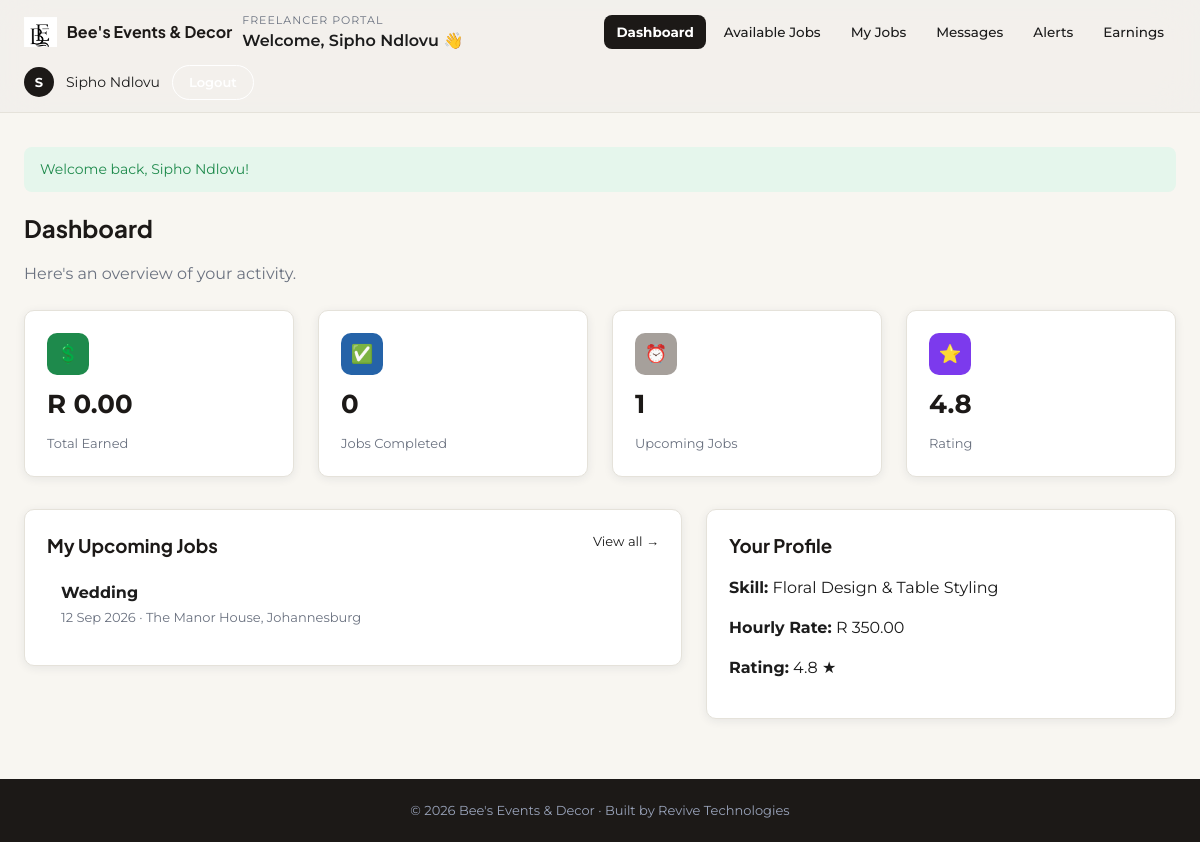
Page /freelancer/dashboard.php (signed in) on the committed database.
### tables this page shows
CREATE TABLE freelancers (
    freelancer_id   INT AUTO_INCREMENT PRIMARY KEY,
    user_id         INT NOT NULL,
    skill           VARCHAR(150) NOT NULL,           
    bio             TEXT,
    hourly_rate     DECIMAL(10,2) DEFAULT 0.00,
    rating          DECIMAL(3,2) DEFAULT 0.00,       
    portfolio_files TEXT DEFAULT NULL,               
    FOREIGN KEY (user_id) REFERENCES users(user_id) ON DELETE CASCADE
);

CREATE TABLE bookings (
    booking_id    INT AUTO_INCREMENT PRIMARY KEY,
    client_id     INT NOT NULL,
    freelancer_id INT DEFAULT NULL,                 
    event_type    VARCHAR(120) NOT NULL,            
    event_date    DATE NOT NULL,
    venue         VARCHAR(200) DEFAULT NULL,
    guest_count   INT DEFAULT NULL,
    notes         TEXT,
    status        ENUM('pending','quoted','confirmed','completed','cancelled') NOT NULL DEFAULT 'pending',
    created_at    DATETIME NOT NULL DEFAULT CURRENT_TIMESTAMP,
    FOREIGN KEY (client_id) REFERENCES users(user_id) ON DELETE CASCADE,
    FOREIGN KEY (freelancer_id) REFERENCES freelancers(freelancer_id) ON DELETE SET NULL
);

### includes/functions.php (called while the page is built, shortened)
<?php
function h($string) {
    return htmlspecialchars($string ?? '', ENT_QUOTES, 'UTF-8');
}
function rand_format($amount) {
    return 'R ' . number_format((float)$amount, 2);
}
function nice_date($date) {
    return date('d M Y', strtotime($date));
}

### freelancer/dashboard.php (the view, shortened to what this page needs)
<?php
require_once '../includes/functions.php';
require_once '../includes/auth_check.php';
$user_id = $_SESSION['user_id'];
$stmt = $pdo->prepare('SELECT * FROM freelancers WHERE user_id = ?');
$stmt->execute([$user_id]);
$freelancer = $stmt->fetch();
$freelancer_id = $freelancer['freelancer_id'] ?? 0;
$stmt = $pdo->prepare("SELECT COALESCE(SUM(amount),0) FROM payments WHERE freelancer_id = ? AND status = 'approved'");
$stmt->execute([$freelancer_id]);
$total_earned = $stmt->fetchColumn();
$stmt = $pdo->prepare("SELECT COUNT(*) FROM bookings WHERE freelancer_id = ? AND status = 'completed'");
$stmt->execute([$freelancer_id]);
$jobs_completed = $stmt->fetchColumn();
$stmt = $pdo->prepare("SELECT COUNT(*) FROM bookings WHERE freelancer_id = ? AND status = 'confirmed' AND event_date >= CURDATE()");
$stmt->execute([$freelancer_id]);
$upcoming_jobs = $stmt->fetchColumn();
$stmt = $pdo->prepare(
    "SELECT b.*, u.full_name AS client_name FROM bookings b
     JOIN users u ON b.client_id = u.user_id
     WHERE b.freelancer_id = ? AND b.status = 'confirmed' AND b.event_date >= CURDATE()
     ORDER BY b.event_date ASC LIMIT 5"
);
$stmt->execute([$freelancer_id]);
$upcoming_list = $stmt->fetchAll();
include '../includes/header_dashboard.php';
?>
<h2>Dashboard</h2>
<p style="color:var(--text-muted);margin-bottom:24px;">Here's an overview of your activity.</p>
<div class="grid grid-4" style="margin-bottom:32px;">
    <div class="card stat-card">
        <div class="stat-icon icon-green">💲</div>
        <div class="num"><?php echo rand_format($total_earned); ?></div>
        <div class="label">Total Earned</div>
    </div>
    <div class="card stat-card">
        <div class="stat-icon icon-blue">✅</div>
        <div class="num"><?php echo (int)$jobs_completed; ?></div>
        <div class="label">Jobs Completed</div>
    </div>
    <div class="card stat-card">
        <div class="stat-icon icon-gold">⏰</div>
        <div class="num"><?php echo (int)$upcoming_jobs; ?></div>
        <div class="label">Upcoming Jobs</div>
    </div>
    <div class="card stat-card">
        <div class="stat-icon icon-purple">⭐</div>
        <div class="num"><?php echo number_format($freelancer['rating'] ?? 0, 1); ?></div>
        <div class="label">Rating</div>
    </div>
</div>
<div class="two-col">
    <div class="card">
        <div style="display:flex;justify-content:space-between;"><h3>My Upcoming Jobs</h3><a href="my-jobs.php" style="font-size:13px;">View all →</a></div>
        <?php if (empty($upcoming_list)): ?>
            <p class="empty-state">No upcoming jobs yet. Check <a href="available-jobs.php">Available Jobs</a>.</p>
        <?php else: foreach ($upcoming_list as $j): ?>
            <div class="list-item">
                <div>
                    <strong><?php echo h($j['event_type']); ?></strong><br>
                    <span style="font-size:13px;color:var(--text-muted);"><?php echo nice_date($j['event_date']); ?> &middot; <?php echo h($j['venue']); ?></span>
                </div>
            </div>
        <?php endforeach; endif; ?>
    </div>
    <div class="card">
        <h3>Your Profile</h3>
        <p><strong>Skill:</strong> <?php echo h($freelancer['skill'] ?? '-'); ?></p>
        <p><strong>Hourly Rate:</strong> <?php echo rand_format($freelancer['hourly_rate'] ?? 0); ?></p>
        <p><strong>Rating:</strong> <?php echo number_format($freelancer['rating'] ?? 0, 1); ?> ★</p>
    </div>
</div>
<?php include '../includes/footer_dashboard.php'; ?>

### assets/css/style.css (style rules this page uses)
:root { --font-heading: 'Plus Jakarta Sans', 'Segoe UI', Arial, sans-serif; --font-body: 'Montserrat', 'Segoe UI', Arial, sans-serif; --font-script: 'Playball', cursive; --navy: #1c1917; --navy-light: #2a2522; --gold: #a6a09b; --gold-light: #cbc5be; --cream: #f8f6f1; --text-dark: #1c1c1c; --text-muted: #6b7280; --border: #e5e2da; --success: #1e8a4c; --success-bg: #e5f6ec; --warning: #b5850a; --warning-bg: #fdf3d9; --danger: #c23b3b; --danger-bg: #fbe6e6; --info: #2563a8; --info-bg: #e6f0fb; --radius: 10px; --shadow: 0 2px 10px rgba(22, 35, 63, 0.08); }
* { box-sizing: border-box; }
body { margin: 0; font-family: var(--font-body); background: var(--cream); color: var(--text-dark); line-height: 1.5; min-height: 100vh; display: flex; flex-direction: column; }
h1, h2, h3, h4 { font-family: var(--font-heading); margin: 0 0 .4em 0; color: var(--navy); }
a { color: inherit; text-decoration: none; }
.grid { display: grid; gap: 24px; }
.grid-4 { grid-template-columns: repeat(4, 1fr); }
.card { background: #fff; border: 1px solid var(--border); border-radius: var(--radius); box-shadow: var(--shadow); padding: 22px; }
.stat-card { display: flex; flex-direction: column; gap: 10px; }
.stat-icon { width: 42px; height: 42px; border-radius: 10px; display: flex; align-items: center; justify-content: center; font-size: 18px; color: #fff; }
.icon-blue { background: #2563a8; }
.icon-green { background: #1e8a4c; }
.icon-gold { background: var(--gold); color: var(--navy); }
.icon-purple { background: #7c3aed; }
.stat-card .num { font-size: 26px; font-weight: 700; color: var(--navy); }
.stat-card .label { color: var(--text-muted); font-size: 13px; }
.list-item { display: flex; justify-content: space-between; align-items: center; padding: 14px; border-bottom: 1px solid var(--border); }
.list-item:last-child { border-bottom: none; }
.two-col { display: grid; grid-template-columns: 1.4fr 1fr; gap: 24px; align-items: start; }

### rows in the picture
freelancers: rating "4.8", skill "Floral Design & Table Styling", hourly_rate "R 350.00"
bookings: event_type "Wedding", event_date "12 Sep 2026", venue "The Manor House, Johannesburg"

### other values in the picture
$portal_labels[$dash_role] "FREELANCER PORTAL"
$item['label'] "Dashboard"
$item['label'] "Available Jobs"
$item['label'] "My Jobs"
$item['label'] "Messages"
$item['label'] "Alerts"
$item['label'] "Earnings"
substr($display_name, 0, 1) "S"
$display_name "Sipho Ndlovu"
$flash['message'] "Welcome back, Sipho Ndlovu!"
rand_format($total_earned) "R 0.00"
$jobs_completed "0"
$upcoming_jobs "1"
